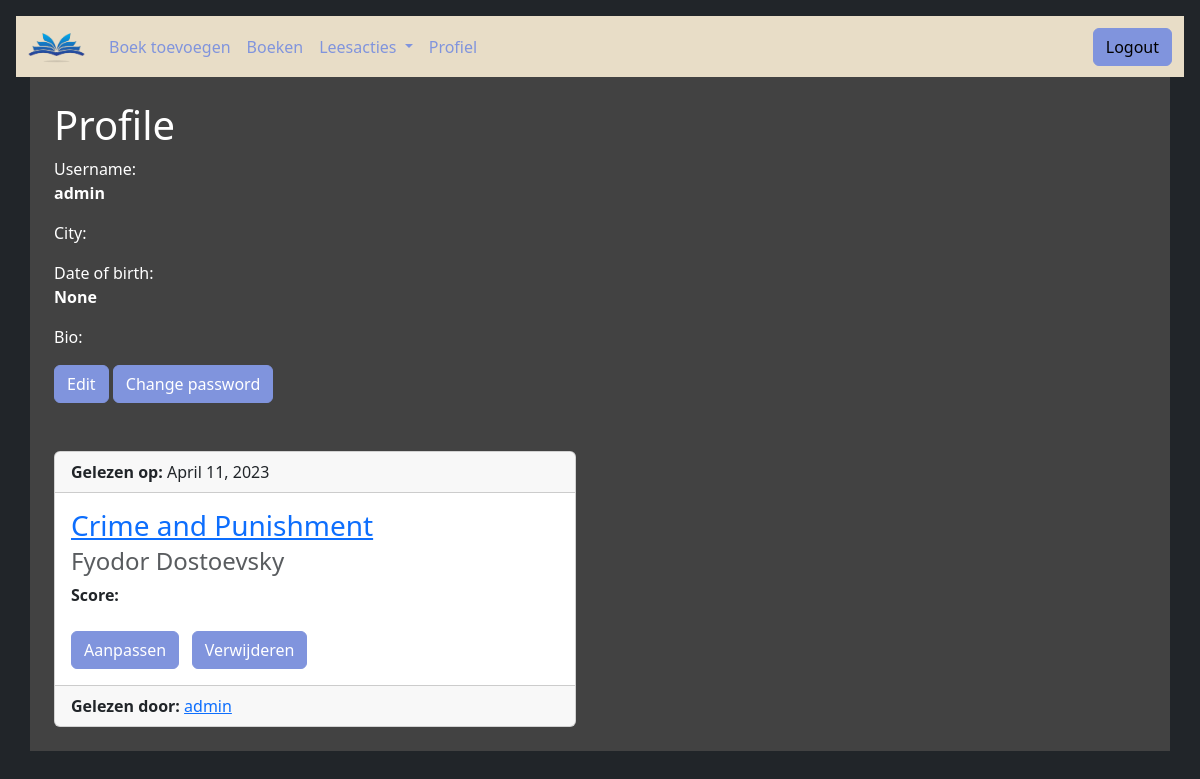
The app's page /profile/admin/ (signed in), older data.
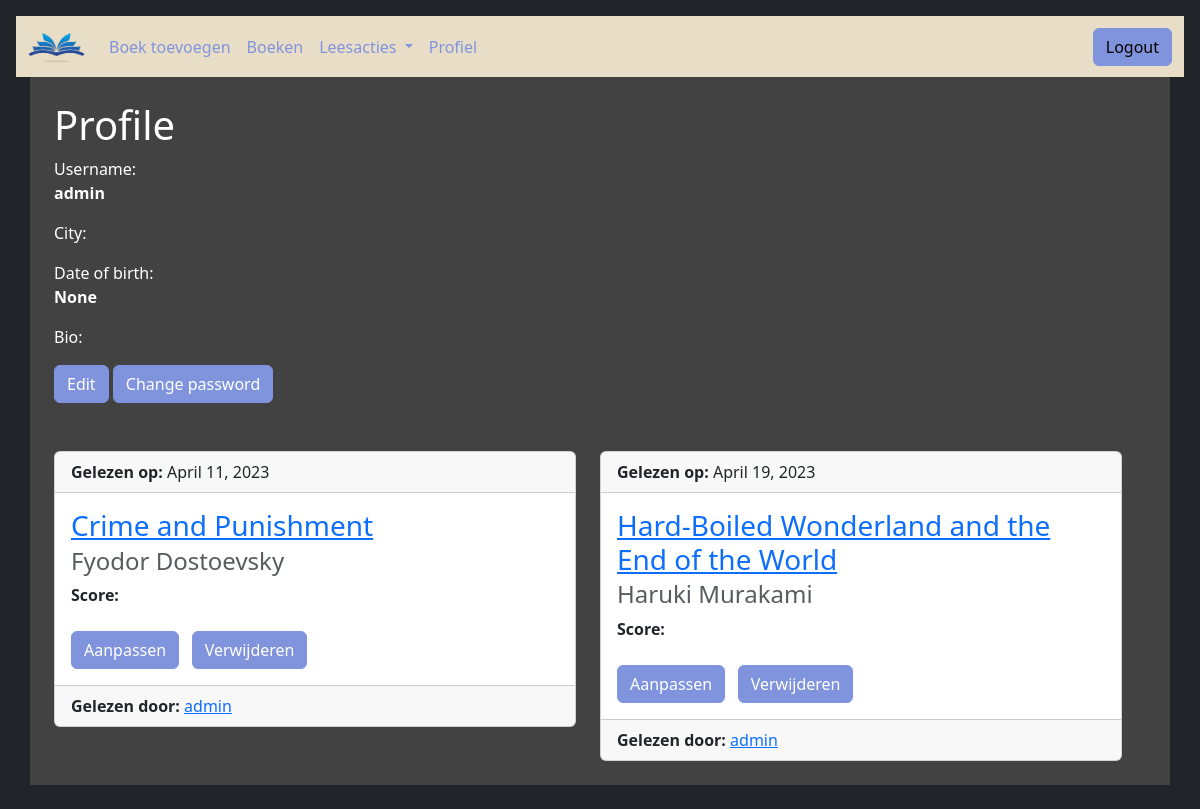
The same page, newer data.
### base/models.py (models this page shows, shortened)
class Read(models.Model):
    book = models.ForeignKey(Book, on_delete=models.CASCADE)
    user = models.ForeignKey(User, on_delete=models.CASCADE)
    date = models.DateField(null=True, blank=True)
    score = models.IntegerField(max_length=1)

class Book(models.Model):
    title = models.CharField(max_length=100)
    author = models.CharField(max_length=100)
    genre = models.CharField(max_length=75)
    number_of_pages = models.IntegerField(max_length=5)
    approved = models.BooleanField(default=False)
    approved_by = models.ForeignKey(User, on_delete=models.CASCADE, null=True, blank=True)

### base/views.py (the view)
# urls.py: path('profile/<str:user>/', views.profile_page, name="profile"),
@login_required
def profile_page(request, user=None):
    if user is not None:
        reads = Read.objects.filter(user__username=user)
        profile = Profile.objects.get(user__username=user)
    else:
        user = request.user
        reads = Read.objects.filter(user=user)
        profile = Profile.objects.get(user=user)
    context = {'profile': profile, 'actions': reads}
    return render(request, 'base/profile_page.html', context)

### base/templates/base/profile_page.html (shortened to what this page needs)
{% extends 'base/base.html' %}
{% block content %}
    <div class="container">
        <div class="row">
            <div class="col-md-12">
                <h1>Profile</h1>
                <p>Username: <br> <strong> {{ profile.user }} </strong> </p>
                <p>City:  <br> <strong> {{ profile.city }} </strong> </p>
                <p>Date of birth: <br><strong> {{ profile.date_of_birth }} </strong> </p>
                <p>Bio: <br> <strong> {{ profile.biotext }} </strong> </p>
                {% if profile.user == request.user %}
                    <a href="{% url 'base:edit_profile' %}" class="btn btn-primary">Edit</a>
                    <a href="{% url 'base:change_password' %}" class="btn btn-primary">Change password</a>
                {% endif %}
            </div>
        </div>
            <div class="row">
                {% include "base/feedcards.html" %}
            </div>
    </div>
    <br>
{% endblock %}

### base/templates/base/feedcards.html (shortened to what this page needs)
{% load static %}
<div class="row row-cols-1 row-cols-md-2 g-4 text-black">
	{% for action in actions %}
		<div class="col">
			<div class="card">
				<div class="card-header">
					<strong>Gelezen op: </strong> {{ action.date }} <br>
				</div>
				<div class="card-body">
					<h3 class="card-title"><a href="{% url 'base:book_detail' action.book.pk %}">{{ action.book.title }}</a></h3>
					<h4 class="card-subtitle mb-2 text-muted">{{ action.book.author }}</h4>
					<strong>Score: </strong><br>
					<br>
					{% if action.user == request.user %}
						<a href="{% url 'base:readform' action.pk %}" class="btn btn-primary">Aanpassen</a>
						<a href="{% url 'base:delete_read' action.pk %}" class="btn btn-danger">Verwijderen</a>
					{% elif request.user.is_staff %}
						<a href="{% url 'base:delete_read' action.pk %}" class="btn btn-danger">Verwijderen</a>
					{% endif %}
				</div>
				<div class="card-footer">
					<strong>Gelezen door: </strong> <a href="{% url 'base:profile' action.user %}">{{ action.user }}</a>
				</div>
			</div>
		</div>
	{% empty %}
		<div class="col">
			<div class="alert alert-warning">
				Er zijn geen leesacties gevonden.
			</div>
		</div>
	{% endfor %}
</div>

Row changes from the older to the newer data that the page shows:
added Read: date "April 19, 2023", book "Hard-Boiled Wonderland and the End of the World", book.author "Haruki Murakami", shows "Aanpassen", user "admin"
